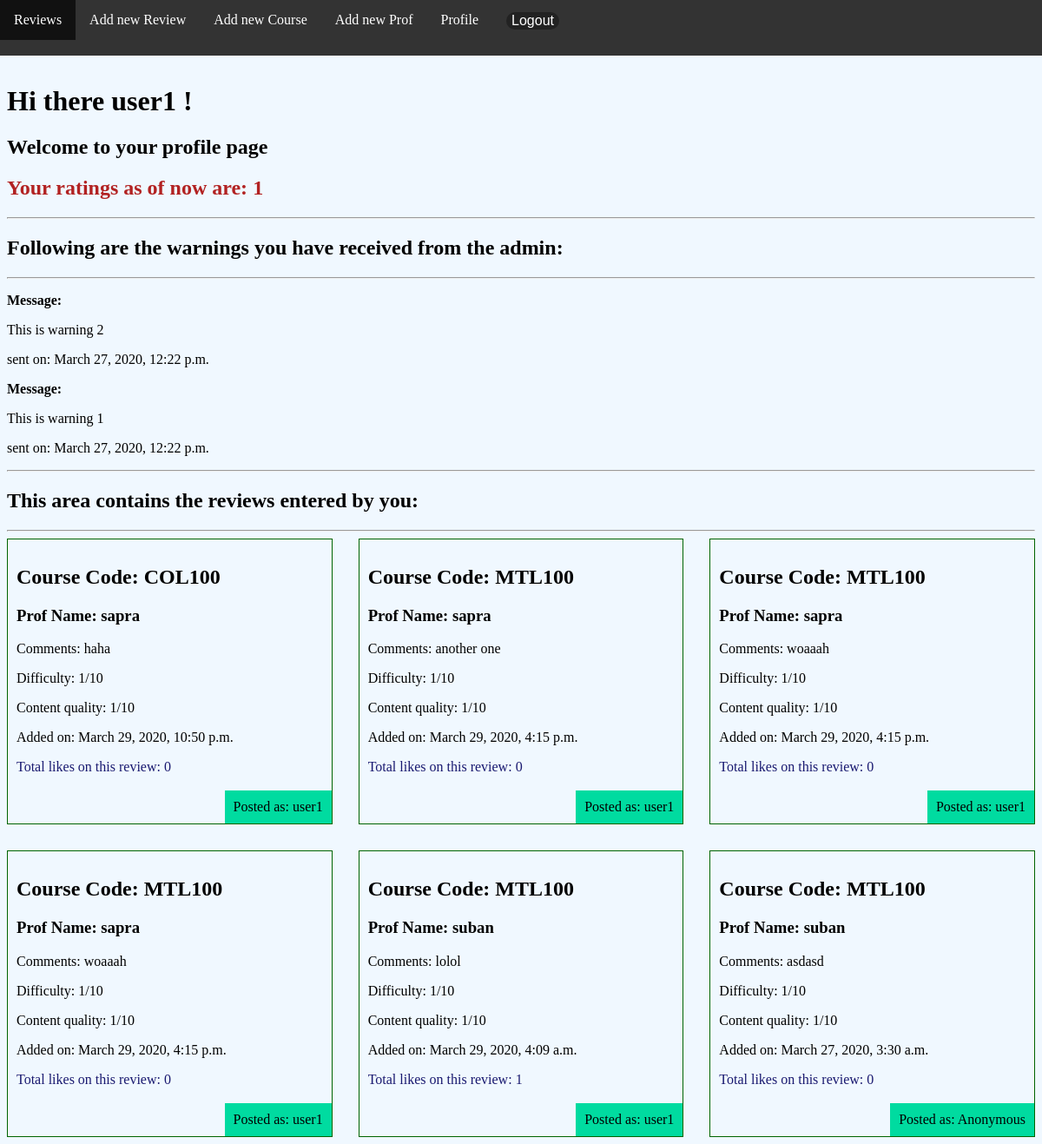
Page /accounts/profile/ (signed in) on the earlier database version.
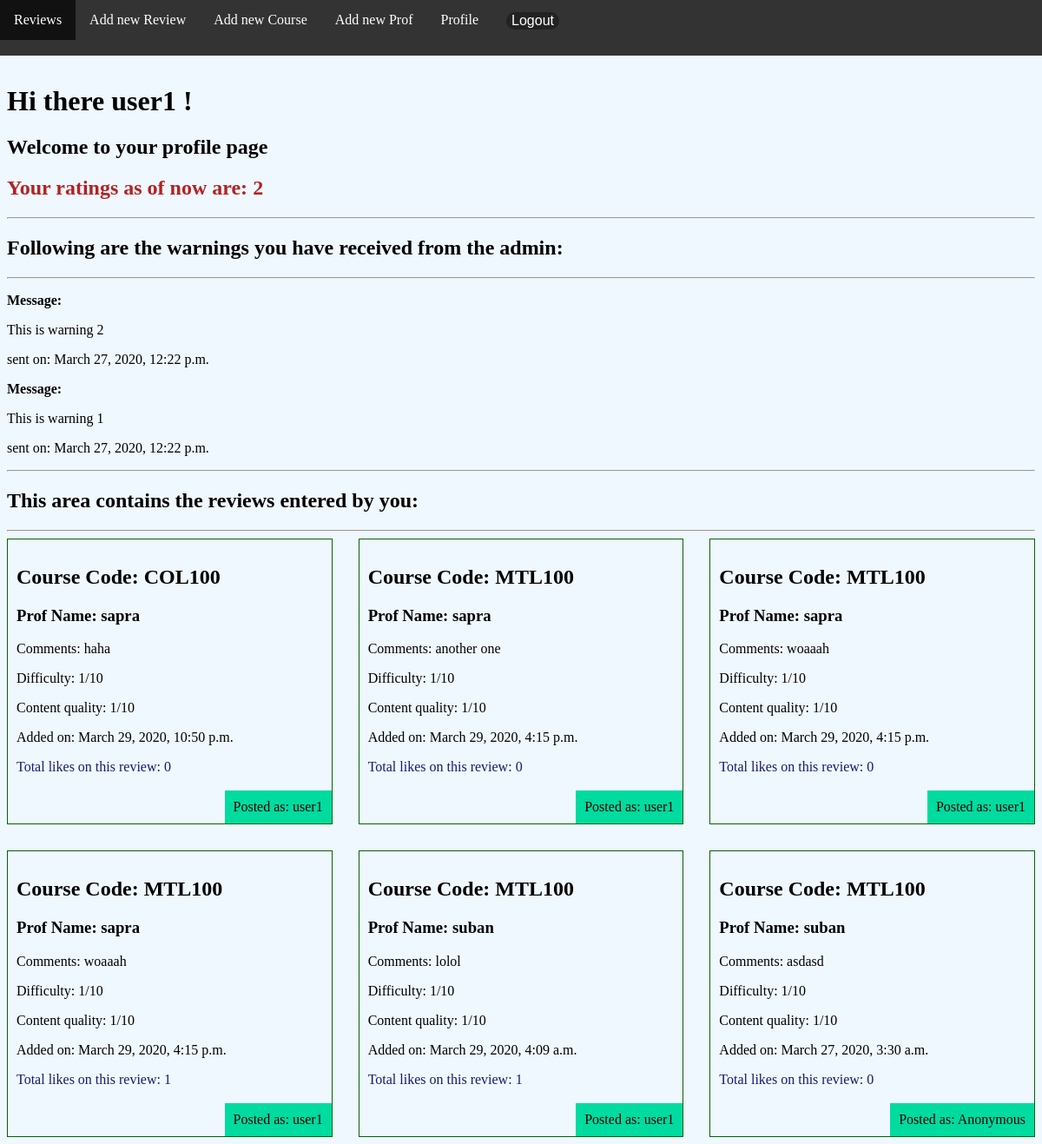
Same page on the later database version.
### accounts/models.py (models this page shows, shortened)
class LikesCount(models.Model):
    user = models.OneToOneField(User, on_delete=models.CASCADE, default=None)
    userlikes = models.IntegerField(default=0)

### review/models.py (models this page shows)
class Review(models.Model):
    code = models.ForeignKey(Course, on_delete=models.CASCADE, null=True)
    prof = models.ForeignKey(Prof, on_delete=models.CASCADE, null=True)
    comment = models.TextField()
    difficulty = models.IntegerField(
        default=1,
        validators=[MaxValueValidator(10), MinValueValidator(1)]
    )
    contentquality = models.IntegerField(
        default=1,
        validators=[MaxValueValidator(10), MinValueValidator(1)]
    )
    BOOL_CHOICES = ((False, 'No'), (True, 'Yes'))
    anonymous = models.BooleanField(choices=BOOL_CHOICES, default=False)
    author = models.ForeignKey(User, on_delete=models.CASCADE, default=None)
    date = models.DateTimeField(auto_now_add=True)
    report = models.BooleanField(
        choices=BOOL_CHOICES, default=False, null=True)
    likes = models.ManyToManyField(User, related_name="likes", blank=True)
    dislikes = models.ManyToManyField(
        User, related_name="dislikes", blank=True)

class Course(models.Model):
    courseName = models.CharField(max_length=50)
    def __str__(self):
        return self.courseName

class Prof(models.Model):
    profname = models.CharField(max_length=100)
    def __str__(self):
        return self.profname

### accounts/views.py (the view)
@login_required(login_url="/accounts/login")
def profile_view(request):
    ratings = LikesCount.objects.all()
    reviews = Review.objects.all().order_by('-date')
    warnings = Warning.objects.all().order_by('-date')
    return render(request, 'accounts/profile.html', {'reviews': reviews, 'warnings': warnings, 'ratings': ratings})

### accounts/templates/accounts/profile.html
{% extends 'base_layout.html' %}
{% block content %}
<h1>Hi there {{request.user}} ! </h1>
<h2>Welcome to your profile page</h2>
<h2 style="color:firebrick;">Your ratings as of now are:
    {% for obj in ratings %}
    {% if obj.user == request.user %}
    {{ obj.userlikes }}
    {% endif %}
    {% endfor %}
</h2>
<hr>
<h2>Following are the warnings you have received from the admin: </h2>
<hr>
<div class="warnings">
    {% for warning in warnings  %}
    {% if warning.user == request.user %}
    <div class="warning">
        <p style="font-weight: bold;">Message: </p>
        <p>{{warning.message}}</p>
        <p>sent on: {{ warning.date }}</p>
    </div>
    {% endif %}
    {% endfor  %}
</div>
<hr>
<h2>This area contains the reviews entered by you: </h2>
<hr>
<div class="reviews">
    {% for review in reviews  %}
    {% if review.author == request.user %}
    <div class="review">
        <h2>Course Code: {{review.code}} </h2>
        <h3>Prof Name: {{review.prof}}</h3>
        <p>Comments: {{review.comment}} </p>
        <p>Difficulty: {{review.difficulty}}/10</p>
        <p>Content quality: {{review.contentquality}}/10</p>
        <p>Added on: {{review.date}} </p>
        <p style="color:midnightblue;">
            Total likes on this review: {{review.likes.count}}
        </p>
        <p class="author">Posted as:
            {% if review.anonymous %}
            Anonymous
            {% else %}
            {{review.author.username}}
            {% endif %}
        </p>
    </div>
    {% endif %}
    {% endfor  %}
</div>
{% endblock %}

Differences in the rows shown:
changed LikesCount: userlikes "1" → "2"
computed for Review (number 4 of 6 on the later page): likes.count "0" → "1"
